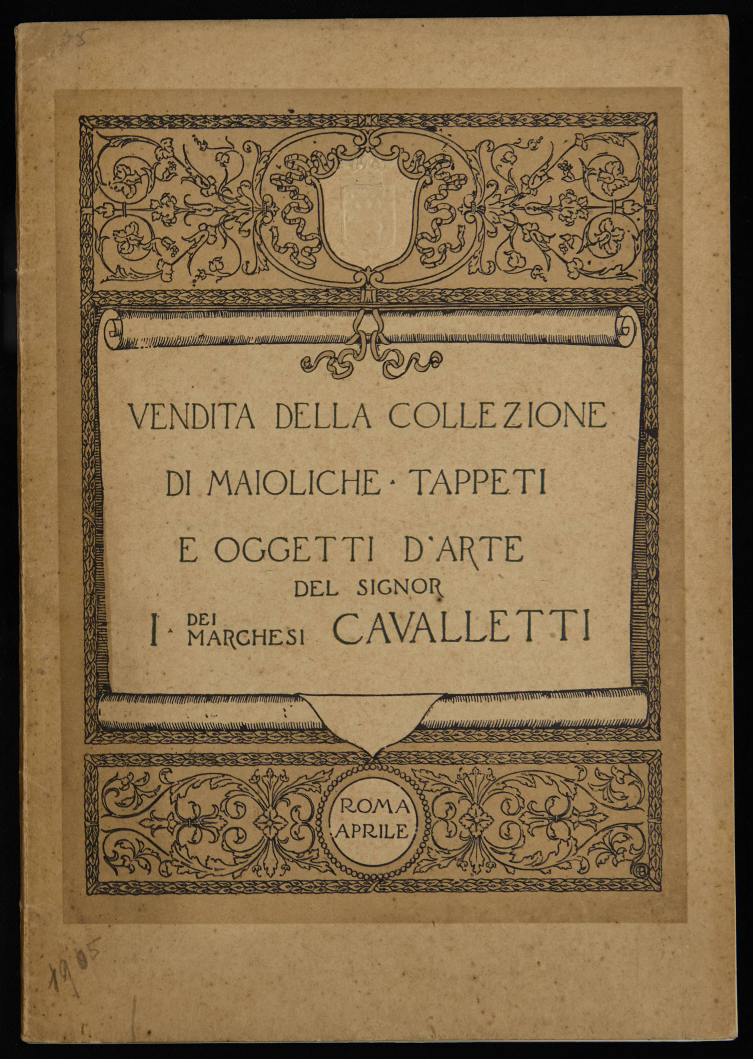
#> input picture book-image-classifier/backend/uploads/BO0624_000001_r.jpg, 2257 x 3175 px (shown at 1/3 size)
$ python -i image_processing.py   (imports and definitions only)
#> lines starting #> are read from the running program, lines starting #| are printed output that depends on the picture
import cv2
import numpy as np
from PIL import Image, ImageStat
import os
from pathlib import Path

class ImageProcessor:
    """Utilidades para procesamiento de imágenes"""

    def __init__(self):
        self.supported_formats = {'.jpg', '.jpeg', '.png', '.tiff', '.tif'}

    # [213 lines left out: functions get_image_info, create_thumbnail, preprocess_for_ocr, detect_page_orientation, calculate_image_stats, _is_grayscale and 1 more, not called in this run]

    def enhance_image_quality(self, image_path, output_path):
        """
        Mejorar calidad de imagen para mejor procesamiento

        Args:
            image_path (str): Ruta a la imagen original
            output_path (str): Ruta para guardar imagen mejorada
        """
#> called with image_path = '../uploads/BO0624_000001_r.jpg', output_path = 'out.png'
        image = cv2.imread(image_path)
#> image is the input picture: shape (3175, 2257, 3); mean B, G, R 77.7, 111.7, 135.9
        if image is None:
            raise ValueError(f"Cannot load image: {image_path}")

        # Reducir ruido
        denoised = cv2.bilateralFilter(image, 9, 75, 75)

        # Mejorar contraste
        lab = cv2.cvtColor(denoised, cv2.COLOR_BGR2LAB)
#> lab: shape (3175, 2257, 3); mean of channels 0, 1, 2 122.6, 132.6, 150.1
        l, a, b = cv2.split(lab)
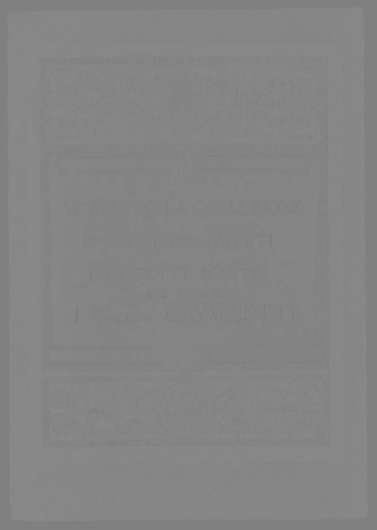
#> a: shape (3175, 2257) (shown at 1/6 size); min 120, max 143, mean 132.6
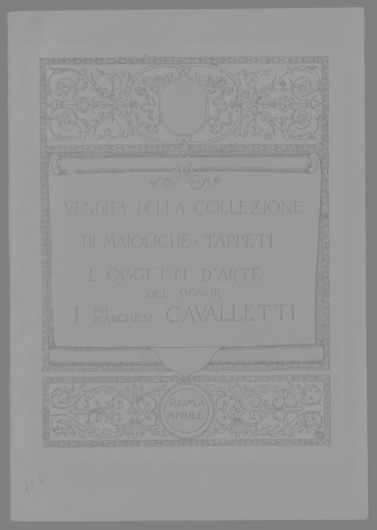
#> b: shape (3175, 2257) (shown at 1/6 size); min 109, max 162, mean 150.1

        clahe = cv2.createCLAHE(clipLimit=2.0, tileGridSize=(8, 8))
        l = clahe.apply(l)
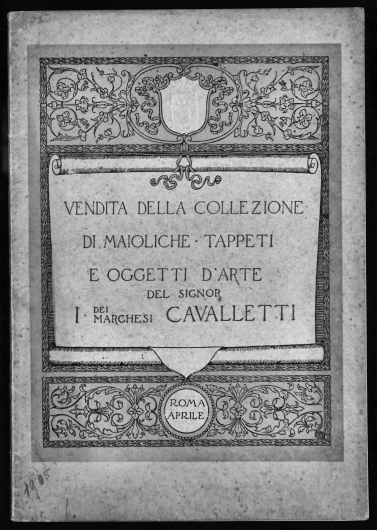
#> l: shape (3175, 2257) (shown at 1/6 size); min 1, max 227, mean 136.9

        enhanced = cv2.merge([l, a, b])
#> enhanced: shape (3175, 2257, 3); mean of channels 0, 1, 2 136.9, 132.6, 150.1
        enhanced = cv2.cvtColor(enhanced, cv2.COLOR_LAB2BGR)
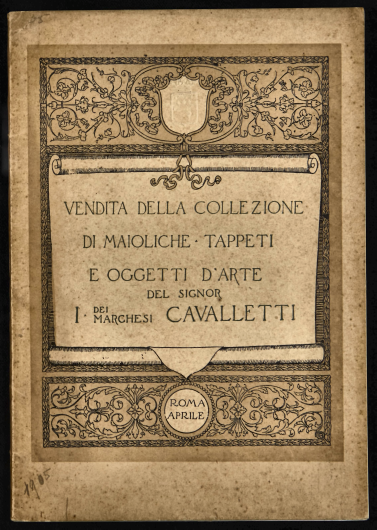
#> enhanced: shape (3175, 2257, 3) (shown at 1/6 size); mean B, G, R 92, 126.8, 151.8

        # Aplicar sharpening suave
        kernel = np.array([[-1, -1, -1],
                          [-1,  9, -1],
                          [-1, -1, -1]])
        sharpened = cv2.filter2D(enhanced, -1, kernel * 0.1)
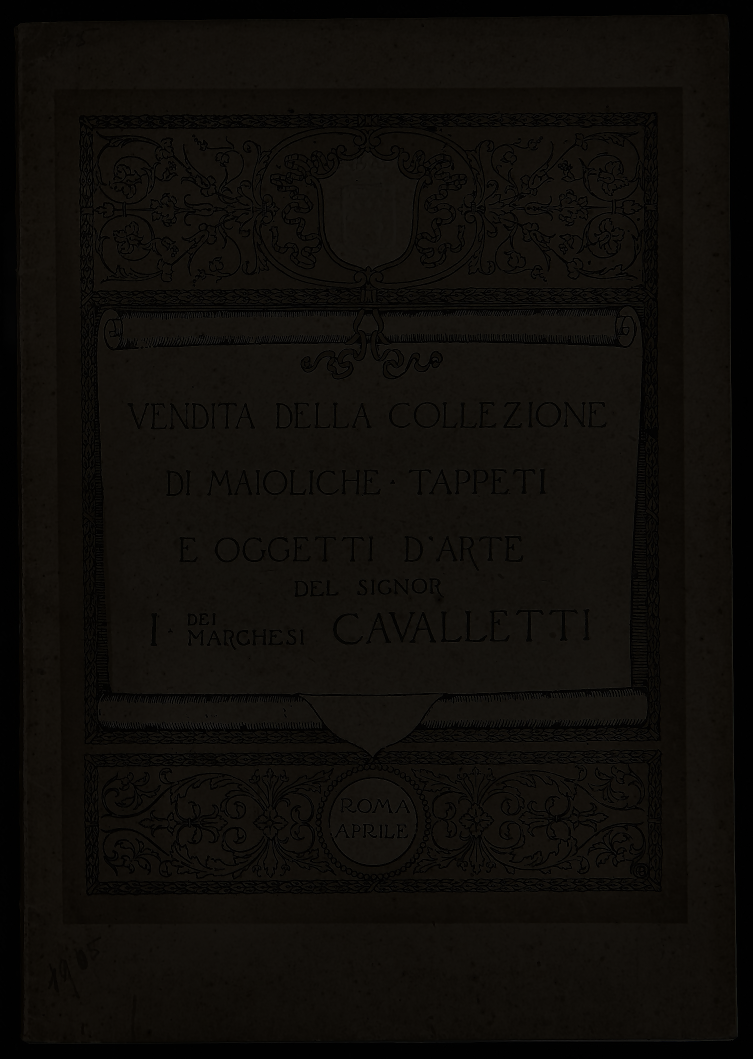
#> sharpened: shape (3175, 2257, 3) (shown at 1/3 size); mean B, G, R 9.6, 13.1, 15.5

        # Guardar imagen mejorada
        cv2.imwrite(output_path, sharpened, [cv2.IMWRITE_JPEG_QUALITY, 95])

    # [73 lines left out: functions resize_for_web, validate_image_file, not called in this run]

>>> result = ImageProcessor().enhance_image_quality('../uploads/BO0624_000001_r.jpg', 'out.png')

$ run again, on book-image-classifier/backend/uploads/BO0624_000009_r.jpg
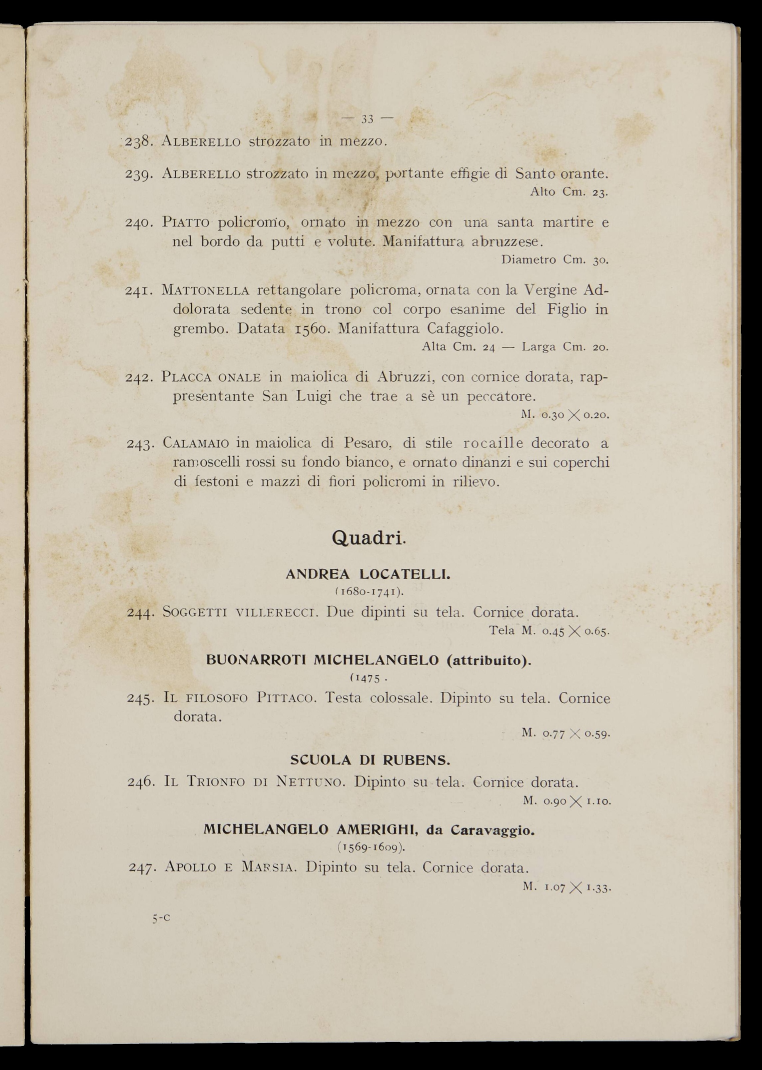
#> input picture book-image-classifier/backend/uploads/BO0624_000009_r.jpg, 2286 x 3210 px (shown at 1/3 size)
#> in enhance_image_quality, image is the input picture: shape (3210, 2286, 3); mean B, G, R 168, 184.4, 192.3
#> lab: shape (3210, 2286, 3); mean of channels 0, 1, 2 190.1, 128, 137.3
#> in enhance_image_quality, `l, a, b = cv2.split(lab)`:
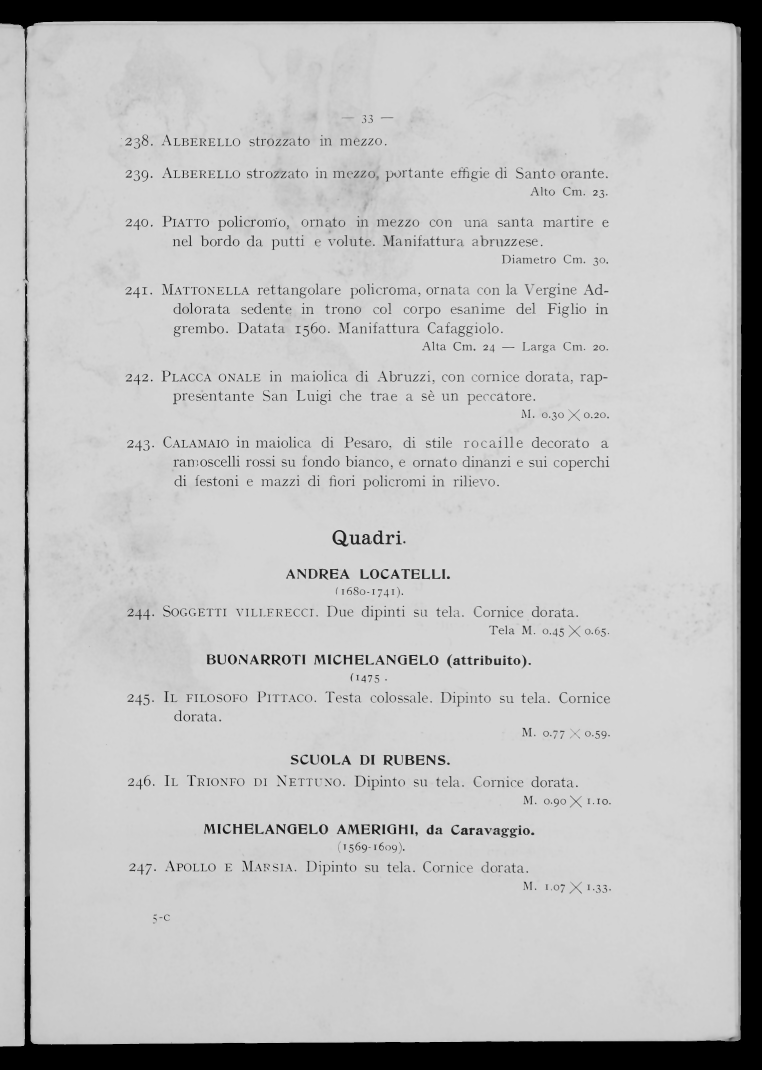
#> l: shape (3210, 2286) (shown at 1/3 size); min 0, max 233, mean 190.1

$ run again, on book-image-classifier/backend/uploads/BO0624_000011_r.jpg
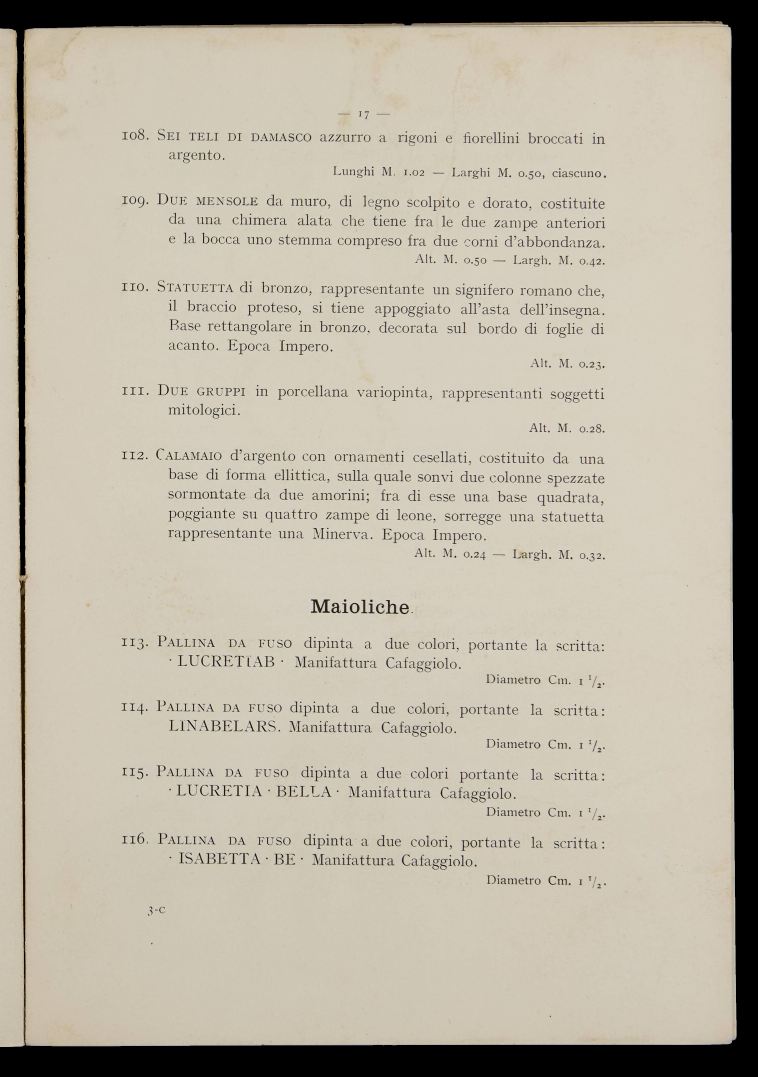
#> input picture book-image-classifier/backend/uploads/BO0624_000011_r.jpg, 2272 x 3229 px (shown at 1/3 size)
#> in enhance_image_quality, image is the input picture: shape (3229, 2272, 3); mean B, G, R 165.3, 181.1, 188.3
#> lab: shape (3229, 2272, 3); mean of channels 0, 1, 2 186.7, 127.8, 136.9
#> in enhance_image_quality, `l, a, b = cv2.split(lab)`:
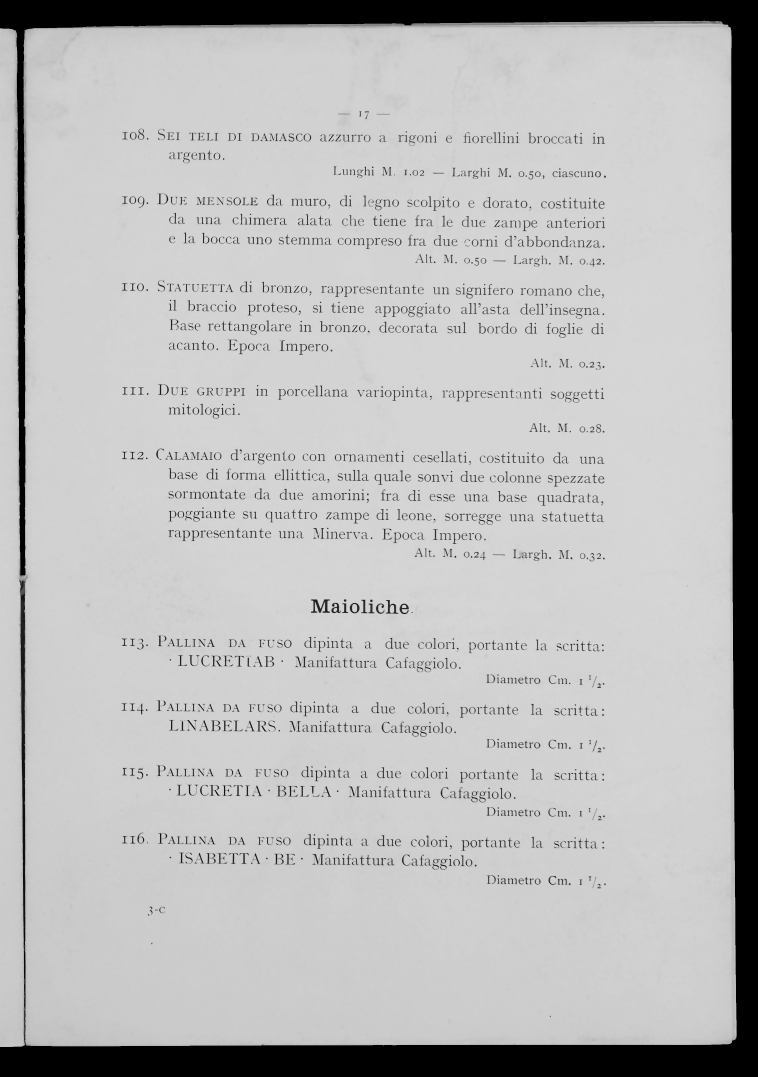
#> l: shape (3229, 2272) (shown at 1/3 size); min 0, max 225, mean 186.7
